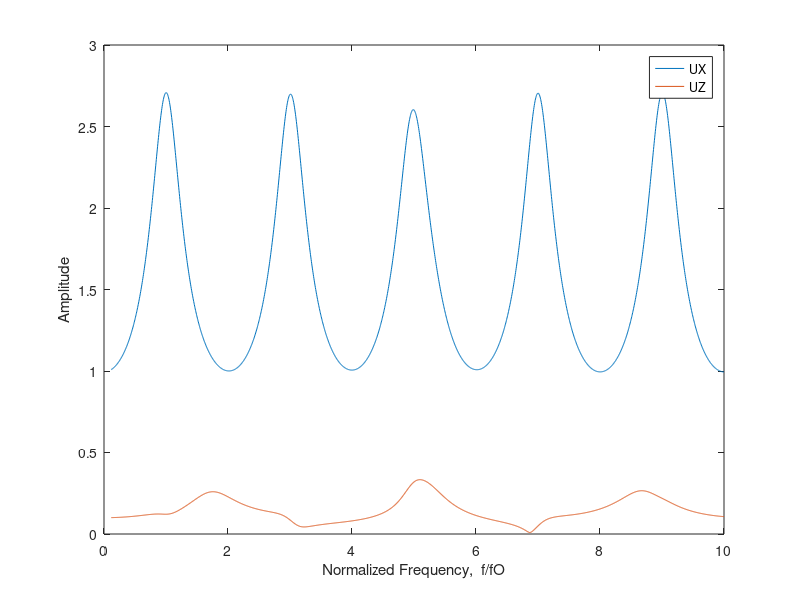

Recreate this plot in MATLAB.
% 1D single sediment layer Amplification Ratio 
% See Papageorgiou and Kim (EESD 1993), Figure 2
% H.Rendon Set. 2001 

home
% Define Model Parameters
a1 = 1775.; b1 = 1025.; ro1 = 1800;
a2 = 4000.; b2 = 2300.; ro2 = 2200;
H = 300;
pi   = acos(-1.);
im   = sqrt(-1.);


% Define the incident wave
theta = input('Enter incidence angle => ');      %Angle of incidence
index = input('(1) P-Wave,    (2) S-Wave   ');
if index == 1           
    p  =  sin(theta*pi/180.)/a2;                %Ray Parameter  P-wave
    fO    = a1/(4.*H);                          %Normalized Frequency for S-wave
else
    p  =  sin(theta*pi/180.)/b2;                %Ray Parameter S-wave
    fO    = b1/(4.*H);                          %Normalized Frequency for S-wave
end
psi2  = sqrt(1./a2^2 - p^2);                    %P-wave vertical slowness Basement
eta2  = sqrt(1./b2^2 - p^2);                    %S-wave vertical slowness Basement
psi1  = sqrt(1./a1^2 - p^2);                    %P-wave vertical slowness Sediment
eta1  = sqrt(1./b1^2 - p^2);                    %S-wave vertical slowness Sediment


fmin = 0.1;       %Minimum frequency
fmax = 10*fO;      %Maximun frequency
N    = 2000;       %Number of frequencies

for i=1:N       %Define counter for the frequencies
  w = 2*pi*( fmin + (i-1)*(fmax-fmin)/(N-1) );
  
  lambda2(1,1) = exp(+im*w*psi2*H);   
  lambda2(2,2) = exp(+im*w*eta2*H);
  lambda2(3,3) = exp(-im*w*psi2*H);
  lambda2(4,4) = exp(-im*w*eta2*H);
  
  e2(1,1)=a2*p;     e2(1,2)=b2*eta2;  e2(1,3)=a2*p;      e2(1,4)=b2*eta2;
  e2(2,1)=a2*psi2;  e2(2,2)=-b2*p;    e2(2,3)=-a2*psi2;  e2(2,4)=b2*p;
  e2(3,1)=2*im*w*ro2*a2*b2^2*p*psi2;  e2(3,2)=im*w*ro2*b2*(1-2*b2^2*p^2);
  e2(3,3)=-2*im*w*ro2*a2*b2^2*p*psi2; e2(3,4)=-im*w*ro2*b2*(1-2*b2^2*p^2);
  e2(4,1)=im*w*ro2*a2*(1-2*b2^2*p^2); e2(4,2)=-2*im*w*ro2*b2^3*p*eta2;
  e2(4,3)=im*w*ro2*a2*(1-2*b2^2*p^2); e2(4,4)=-2*im*w*ro2*b2^3*p*eta2;
  
  e1(1,1)=a1*p;     e1(1,2)=b1*eta1;  e1(1,3)=a1*p;      e1(1,4)=b1*eta1;
  e1(2,1)=a1*psi1;  e1(2,2)=-b1*p;    e1(2,3)=-a1*psi1;  e1(2,4)=b1*p;
  e1(3,1)=2*im*w*ro1*a1*b1^2*p*psi1;  e1(3,2)=im*w*ro1*b1*(1-2*b1^2*p^2);
  e1(3,3)=-2*im*w*ro1*a1*b1^2*p*psi1; e1(3,4)=-im*w*ro1*b1*(1-2*b1^2*p^2);
  e1(4,1)=im*w*ro1*a1*(1-2*b1^2*p^2); e1(4,2)=-2*im*w*ro1*b1^3*p*eta1;
  e1(4,3)=im*w*ro1*a1*(1-2*b1^2*p^2); e1(4,4)=-2*im*w*ro1*b1^3*p*eta1;
  
  lambda1(1,1) = 1.;   
  lambda1(2,2) = 1.;
  lambda1(3,3) = 1.;
  lambda1(4,4) = 1.;
  
  lambda1I(1,1) = exp(-im*w*psi1*H);   
  lambda1I(2,2) = exp(-im*w*eta1*H);
  lambda1I(3,3) = exp(+im*w*psi1*H);
  lambda1I(4,4) = exp(+im*w*eta1*H);
  
  L=e1*lambda1*lambda1I*inv(e1)*e2*lambda2;
    
  A=L(1:2,1:2);     B=L(3:4,1:2);
  if index == 1
      C = .5*L(1:2,3); D=.5*L(3:4,3);
  else
      C = .5*L(1:2,4); D=.5*L(3:4,4);
  end  
  DESP = C - A*inv(B)*D;
  UX(i) = abs(DESP(1)); UZ(i) = abs(DESP(2));
  f(i) = w/2/pi/fO;
  
end

plot(f,UX,f,UZ)
legend('UX','UZ')
xlabel('Normalized Frequency,  f/fO')
ylabel('Amplitude')